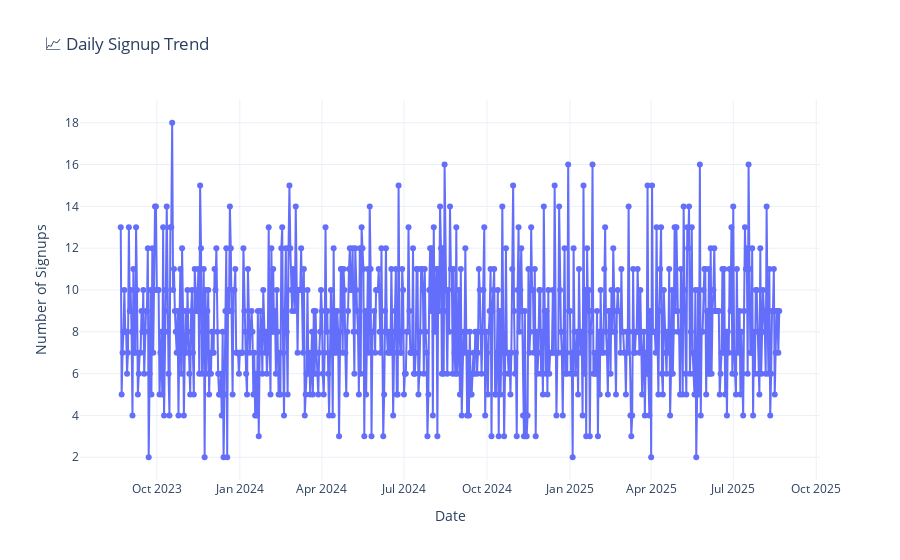

Notebook cell for this chart:
### Markdown cell above
# EDA & Visualization

### Code cell
import pandas as pd
import plotly.express as px

# Convert signup_date to datetime if needed
df['signup_date'] = pd.to_datetime(df['signup_date'])

# Aggregate signups by date
daily_signups = df.groupby('signup_date').size().reset_index(name='signup_count')

# Create interactive line chart
fig = px.line(
    daily_signups,
    x='signup_date',
    y='signup_count',
    title='📈 Daily Signup Trend',
    markers=True,
    labels={'signup_date': 'Date', 'signup_count': 'Signups'}
)

# Customize layout
fig.update_layout(
    xaxis_title='Date',
    yaxis_title='Number of Signups',
    hovermode='x unified',
    template='plotly_white'
)

fig.show()

### Figure 1 — Plotly figure (JSON) as saved in the notebook; plotly's stock layout.template omitted (floating-point values rounded to 4 significant figures; data arrays with more than 128 entries replaced by an {"elided": "..."} marker saying what was removed)
{"data": [{"hovertemplate": "Date=%{x}<br>Signups=%{y}<extra></extra>", "legendgroup": "", "line": {"color": "#636efa", "dash": "solid"}, "marker": {"symbol": "circle"}, "mode": "lines+markers", "name": "", "orientation": "v", "showlegend": false, "type": "scatter", "x": {"elided": "730 str values"}, "xaxis": "x", "y": {"elided": "730 int values"}, "yaxis": "y"}], "layout": {"hovermode": "x unified", "legend": {"tracegroupgap": 0}, "title": {"text": "📈 Daily Signup Trend"}, "xaxis": {"anchor": "y", "domain": [0, 1], "title": {"text": "Date"}}, "yaxis": {"anchor": "x", "domain": [0, 1], "title": {"text": "Number of Signups"}}}}
